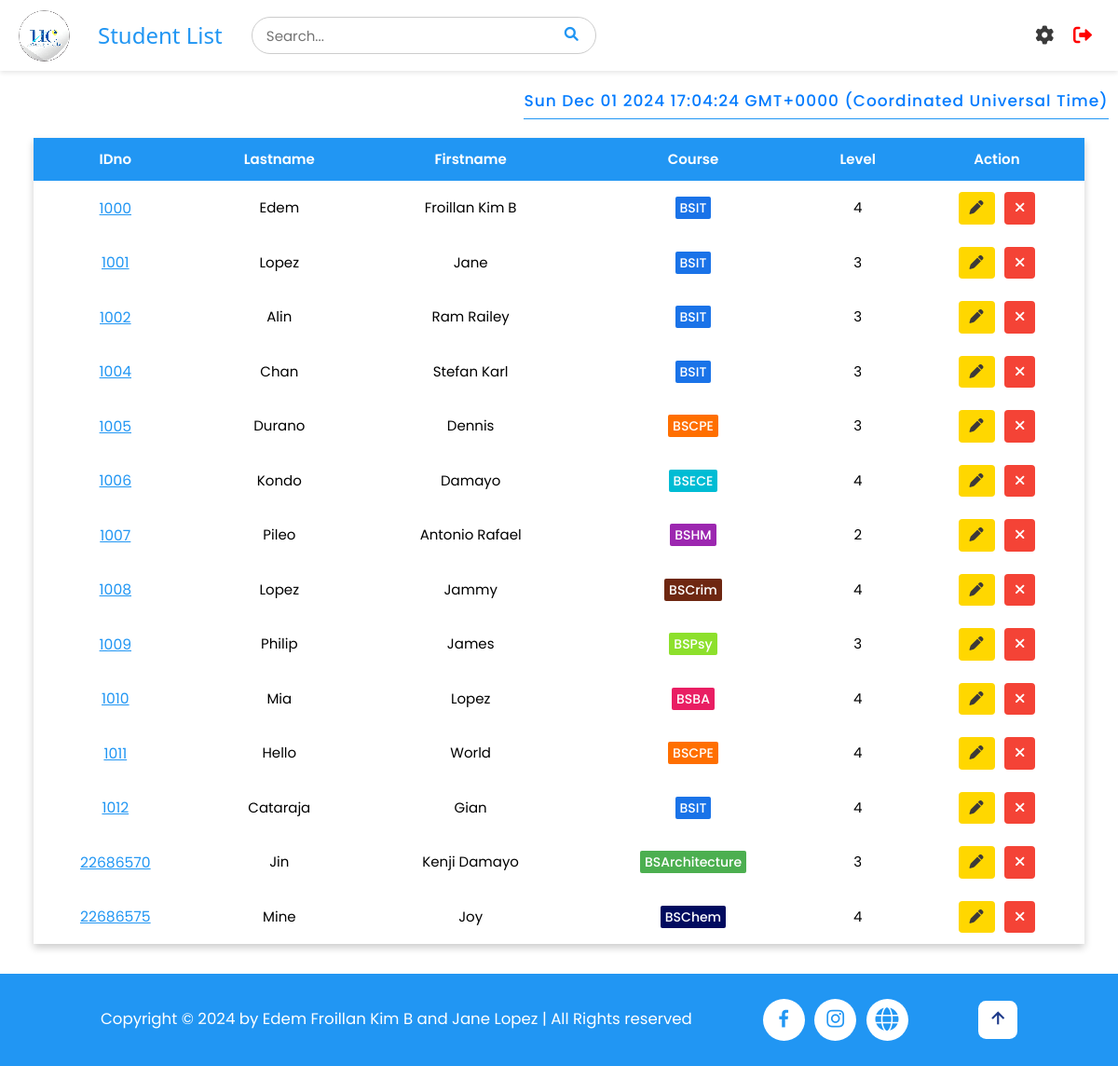
The page /students (signed in) on the database as committed earlier.
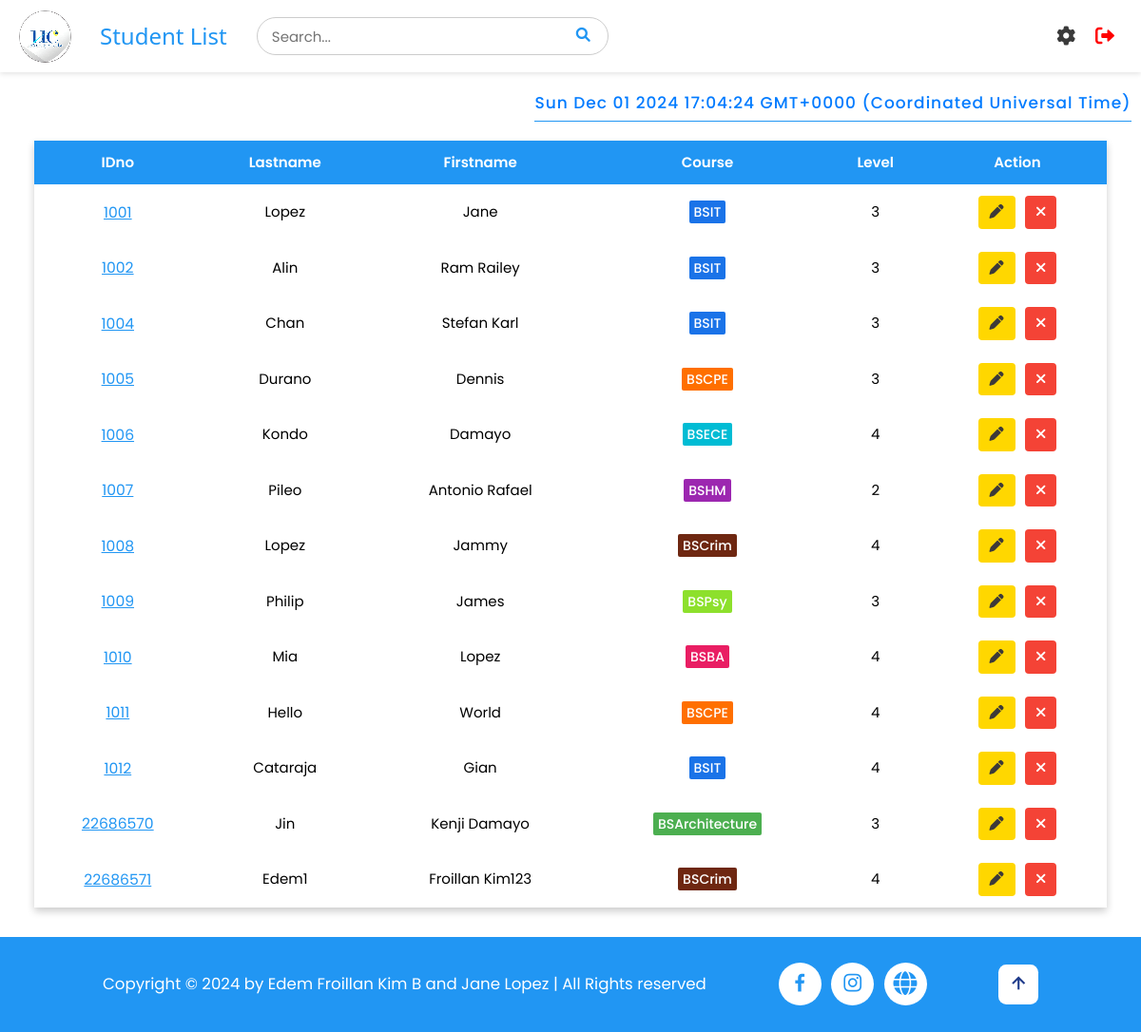
The same page on the database as committed later.
### tables this page shows
CREATE TABLE students (
                    id INTEGER PRIMARY KEY AUTOINCREMENT,
                    idno varchar(10) UNIQUE,
                    firstname varchar(50),
                    lastname varchar(50),
                    course varchar(10),
                    level varchar(5),
                    image TEXT,
                    qrcode TEXT
);

### app.py (the view)
@app.route('/students')
def student_list():
    if 'username' in session:
        pagetitle = "Student List"
        users = get_users()
        students = getall_records('students')
        return render_template('studentlist.html', data=students, pagetitle=pagetitle, users=users)
    else:
        flash("Please log in first!", "warning")
        return redirect(url_for('login'))

### app.py (called while the page is built)
@app.after_request
def after_request(response):
    response.headers['Cache-Control'] = 'no-store, no-cache, must-revalidate, post-check=0, pre-check=0, max-age=0'
    response.headers['Pragma'] = 'no-cache'
    response.headers['Expires'] = '-1'
    if hasattr(session, 'username') and 'username' not in session:
        response.headers['Cache-Control'] = 'no-store'
        response.headers['Pragma'] = 'no-cache'
        response.headers['Expires'] = '-1'
    return response

def get_users() -> object:
    return getall_records('students')

### dbhelper.py (called while the page is built)
def getprocess(sql: str, params=()) -> list:
    db = connect(database)
    cursor = db.cursor()
    cursor.row_factory = Row
    try:
        cursor.execute(sql, params)
        data = cursor.fetchall()
        return data
    finally:
        cursor.close()
        db.close()

def getall_records(table: str) -> list:
    sql = f'SELECT * FROM `{table}`'
    return getprocess(sql)

### templates/studentlist.html (shortened to what this page needs)
{% extends 'base.html' %}
{% block header %}
    {% include 'header.html' %}
{% endblock %}
{% block content %}
<div id="timestamp"></div>
<div class="full container" style="min-height: 100vh; margin-bottom: 2rem;">
<div id="main_container">
    <div class="w3-full" style="padding: 1rem 3%;">
        <div class="styled-table-wrapper">
            <table class="styled-table" id="table">
                <thead>
                    <tr id="tr1">
                        <th>IDno</th>
                        <th>Lastname</th>
                        <th>Firstname</th>
                        <th>Course</th>
                        <th>Level</th>
                        <th class="w3-center">Action</th>
                    </tr>
                </thead>
                <tbody>
                    {% for user in users %}
                    <tr id="tr2">
                        <td class="w3-center" data-cell="IDNO:" id="idno">
                            <a href="#" style="color: #2196F3; font-size: 1.5rem" onclick="viewStudent('{{ user['idno'] }}')">{{ user['idno'] }}</a>
                        </td>
                        <td class="w3-center " data-cell="LASTNAME:">{{ user["lastname"] }}</td>
                        <td class="w3-center " data-cell="FIRSTNAME:">{{ user["firstname"] }}</td>
                        <td class="w3-center" data-cell="COURSE:">
                            <span class="course-style course-{{ user['course']|lower }}">
                                {{ user["course"] }}
                            </span>
                        </td>
                        <td class="w3-center level-{{ user['level'] }}" data-cell="LEVEL:">{{ user["level"] }}</td>
                        <td class="w3-center" data-cell="ACTION:" style="display: flex; align-items: center; justify-content: center; gap: 1rem;">
                            <button class="w3-button edit-btn edit" onclick="openEditModal('{{ user['idno'] }}', '{{ user['lastname'] }}', '{{ user['firstname'] }}', '{{ user['course'] }}', '{{ user['level'] }}')">
                                <i class="fas fa-pen"></i>
                            </button>
                            <button class="w3-button w3-red delete-btn delete" onclick="openCustomAlert('{{ user['idno'] }}')">
                                <i class="fas fa-times"></i>
                            </button>
                        </td>
                    </tr>
                    {% endfor %}
                </tbody>
            </table>
        </div>
    </div>
</div>
</div>
{% endblock %}

### templates/base.html (shortened to what this page needs)
<!DOCTYPE html>
<html>
<head>
    <link rel='stylesheet' href="{{ url_for('static', filename='css/style.css') }}">
    <link rel="stylesheet" href="https://cdnjs.cloudflare.com/ajax/libs/font-awesome/6.0.0-beta3/css/all.min.css">
    <link href='https://unpkg.com/boxicons@2.1.4/css/boxicons.min.css' rel='stylesheet'>
</head>
<body>
    <div>
        {% block header %}{% endblock %}
        {% block content %}
        {% endblock %}
    </div>
 <footer class="footer">
        <div class="footer-text">
            <p>Copyright &copy; 2024 by Edem Froillan Kim B and Jane Lopez | All Rights reserved</p>
        </div>
        <div class="social-media">
            <a href="https://www.facebook.com/universityofcebuinc"><i class='bx bxl-facebook'></i></a>
            <a href="https://www.instagram.com/ucwebmaster"><i class='bx bxl-instagram'></i></a>
            <a href="https://www.universityofcebu.net/p/scholarship.html?m=1"><i class="fa-solid fa-globe"></i></a>
        </div>
        <div class="footer-iconTop">
            <a href="#home"><i class='bx bx-up-arrow-alt' ></i></a>
        </div>
    </footer>
</body>
</html>

### templates/header.html (shortened to what this page needs)
<div class="header">
    <div class="left-section">
        <img src="../static/images/logo.png" alt="Logo" id="logo">
        <h3 class="pagetitle">{{ pagetitle }}</h3>
        <div class="search" style="position: relative;">
        <input type="text" placeholder="Search..." id="search-bar">
        <button type="submit" id="search-button"><i class="fa fa-search"></i></button>
    </div>
    </div>
    <div class="menu" style="position: relative;">
    <i class="fa solid fa-gear" id="menu-icon"></i>
    <a href="/logout" id="logout">
        <i class="fa fa-sign-out-alt"></i>
    </a>
    </div>
</div>

### templates/base.html (style rules this page uses)
html { font-size: 65%; }

Rows that differ between the two databases and show on the page:
removed students: idno "1000", lastname "Edem", firstname "Froillan Kim B", course "BSIT", level "4"
removed students: idno "22686575", lastname "Mine", firstname "Joy", course "BSChem", level "4"
added students: idno "22686571", lastname "Edem1", firstname "Froillan Kim123", course "BSCrim", level "4"
